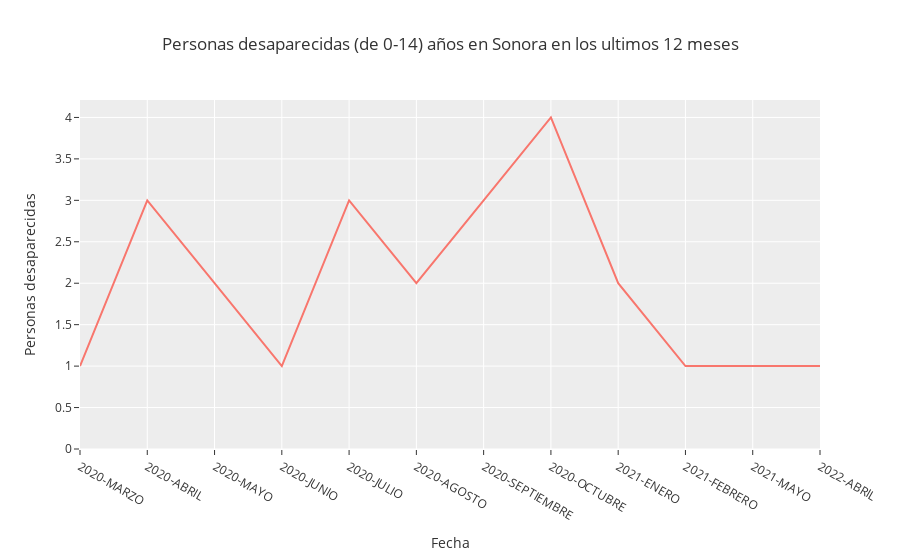

Notebook code for this chart:
### Code cell
dff = personas_desaparecidas_mensual.sum(axis=1)
fig = px.line(dff, x=dff.index, y=dff.values,
                labels = {'y':'Personas desaparecidas'},
                title='Personas desaparecidas (de 0-14) años en Sonora en los ultimos 12 meses',
                template='ggplot2')
fig.update_yaxes(rangemode="tozero")


fig.show()

### Figure 1 — Plotly figure (JSON) as saved in the notebook; plotly's stock layout.template omitted (floating-point values rounded to 4 significant figures)
{"data": [{"hovertemplate": "Fecha=%{x}<br>Personas desaparecidas=%{y}<extra></extra>", "legendgroup": "", "line": {"color": "#F8766D", "dash": "solid"}, "marker": {"symbol": "circle"}, "mode": "lines", "name": "", "orientation": "v", "showlegend": false, "type": "scatter", "x": ["2020-MARZO", "2020-ABRIL", "2020-MAYO", "2020-JUNIO", "2020-JULIO", "2020-AGOSTO", "2020-SEPTIEMBRE", "2020-OCTUBRE", "2021-ENERO", "2021-FEBRERO", "2021-MAYO", "2022-ABRIL"], "xaxis": "x", "y": [1, 3, 2, 1, 3, 2, 3, 4, 2, 1, 1, 1], "yaxis": "y"}], "layout": {"legend": {"tracegroupgap": 0}, "title": {"text": "Personas desaparecidas (de 0-14) años en Sonora en los ultimos 12 meses"}, "xaxis": {"anchor": "y", "domain": [0, 1], "title": {"text": "Fecha"}}, "yaxis": {"anchor": "x", "domain": [0, 1], "rangemode": "tozero", "title": {"text": "Personas desaparecidas"}}}}
